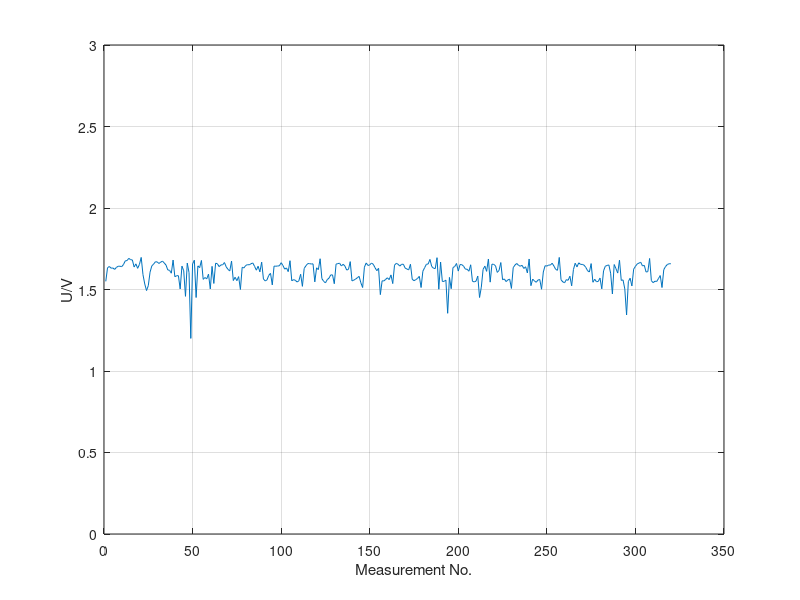

MATLAB code to generate this figure:
close all;
u = [    1.550000  1.633887  1.641138  1.630664  1.632275  1.623413  1.635498  1.642749  1.642749  1.640332  1.653223  1.675781  1.677393  1.691089  1.683032  1.681421  1.637915  1.657251  1.629858  1.654028  1.696826  1.591187  1.534082  1.493603  1.523413  1.606494  1.645166  1.655640  1.670142  1.669336  1.659668  1.667725  1.674170  1.662891  1.650000  1.620190  1.617773  1.600049  1.680713  1.578296  1.584741  1.584741  1.503271  1.643555  1.614746  1.458057  1.662085  1.603662  1.200000  1.656445  1.680005  1.450806  1.645166  1.633887  1.678296  1.562183  1.573462  1.565405  1.594409  1.503271  1.642041  1.537109  1.661279  1.658057  1.640332  1.650806  1.651611  1.665308  1.638721  1.623413  1.613745  1.674268  1.554932  1.575073  1.554126  1.579102  1.500049  1.636304  1.632275  1.647583  1.652417  1.651611  1.658057  1.662891  1.641943  1.618579  1.642749  1.608105  1.667822  1.564600  1.552515  1.558960  1.586353  1.599243  1.528247  1.643555  1.642749  1.644360  1.645166  1.664502  1.647583  1.625024  1.632275  1.609717  1.676685  1.553320  1.560571  1.556543  1.546069  1.553320  1.593603  1.519385  1.629053  1.645972  1.658862  1.658862  1.656445  1.657349  1.546777  1.633081  1.621802  1.688770  1.567017  1.550098  1.540430  1.560571  1.569434  1.589575  1.589575  1.535498  1.655640  1.658862  1.661279  1.644360  1.654834  1.643555  1.619385  1.623413  1.671045  1.552515  1.557349  1.563794  1.571851  1.580713  1.541235  1.512134  1.637109  1.662891  1.647583  1.650806  1.662085  1.654834  1.633887  1.615356  1.630054  1.468628  1.553320  1.552515  1.562183  1.571851  1.560571  1.589575  1.536304  1.649194  1.660474  1.654834  1.643555  1.654834  1.654834  1.631470  1.625830  1.620190  1.654932  1.562988  1.554126  1.560571  1.567822  1.580713  1.512134  1.612134  1.633887  1.654834  1.656445  1.684644  1.641138  1.630664  1.628247  1.695215  1.501660  1.668628  1.549292  1.550098  1.557544  1.354126  1.574268  1.504883  1.634692  1.641138  1.659668  1.612939  1.653223  1.652417  1.642749  1.625024  1.624219  1.612134  1.651709  1.550098  1.546875  1.550903  1.582422  1.450903  1.514551  1.623413  1.643555  1.611328  1.687158  1.545166  1.655640  1.654028  1.645972  1.604883  1.616968  1.665405  1.559766  1.564600  1.548486  1.558960  1.563794  1.506494  1.633887  1.650000  1.659668  1.648389  1.642749  1.648389  1.629053  1.639526  1.601660  1.687158  1.523511  1.563794  1.552515  1.544458  1.558154  1.561377  1.501660  1.607300  1.645972  1.643555  1.650000  1.650000  1.661279  1.643555  1.623413  1.617773  1.696826  1.559766  1.546875  1.541235  1.560571  1.556543  1.581519  1.522607  1.622607  1.661279  1.638721  1.663696  1.654028  1.654028  1.649194  1.635498  1.615356  1.607300  1.658960  1.544458  1.562988  1.547681  1.549292  1.570239  1.504077  1.614551  1.642749  1.647583  1.650806  1.600244  1.472559  1.653223  1.628247  1.600855  1.679907  1.555737  1.558960  1.503564  1.343652  1.548486  1.569434  1.521802  1.625024  1.641943  1.656445  1.662085  1.666919  1.644360  1.648389  1.607300  1.609717  1.690381  1.554126  1.542041  1.550903  1.549292  1.567017  1.585547  1.512134  1.621802  1.641138  1.653223  1.658057  1.658057]
t = 1:320;
plot(t,u,'-')
xlabel('Measurement No.')
ylabel('U/V')
grid on
ylim([0 3])